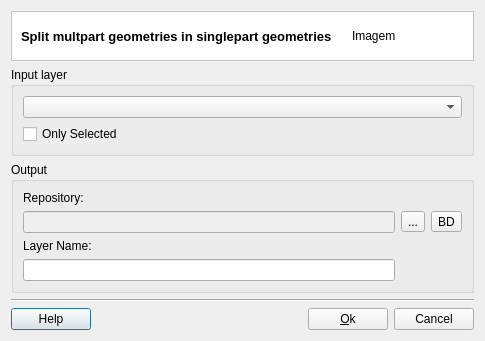
<?xml version="1.0" encoding="UTF-8"?>
<ui version="4.0">
 <class>MultipartToSinglepartDialogForm</class>
 <widget class="QDialog" name="MultipartToSinglepartDialogForm">
  <property name="geometry">
   <rect>
    <x>0</x>
    <y>0</y>
    <width>485</width>
    <height>320</height>
   </rect>
  </property>
  <property name="windowTitle">
   <string>Multipart To Singlepart</string>
  </property>
  <layout class="QGridLayout" name="gridLayout_6">
   <item row="0" column="0">
    <widget class="QFrame" name="frame_2">
     <property name="styleSheet">
      <string notr="true">QWidget { background: white }</string>
     </property>
     <property name="frameShape">
      <enum>QFrame::StyledPanel</enum>
     </property>
     <property name="frameShadow">
      <enum>QFrame::Sunken</enum>
     </property>
     <layout class="QGridLayout" name="gridLayout" columnstretch="1,0">
      <property name="topMargin">
       <number>0</number>
      </property>
      <property name="bottomMargin">
       <number>0</number>
      </property>
      <property name="horizontalSpacing">
       <number>9</number>
      </property>
      <item row="0" column="0">
       <widget class="QLabel" name="m_datasourceTypeTitleLabel">
        <property name="font">
         <font>
          <pointsize>10</pointsize>
          <weight>75</weight>
          <bold>true</bold>
         </font>
        </property>
        <property name="text">
         <string>Split multpart geometries in singlepart geometries</string>
        </property>
       </widget>
      </item>
      <item row="0" column="1">
       <widget class="QLabel" name="m_imgLabel">
        <property name="minimumSize">
         <size>
          <width>112</width>
          <height>48</height>
         </size>
        </property>
        <property name="maximumSize">
         <size>
          <width>48</width>
          <height>48</height>
         </size>
        </property>
        <property name="text">
         <string>Imagem</string>
        </property>
       </widget>
      </item>
     </layout>
    </widget>
   </item>
   <item row="1" column="0">
    <widget class="QGroupBox" name="groupBox">
     <property name="title">
      <string>Input layer</string>
     </property>
     <layout class="QGridLayout" name="gridLayout_5">
      <item row="0" column="0">
       <widget class="QComboBox" name="m_layersComboBox"/>
      </item>
      <item row="1" column="0">
       <layout class="QGridLayout" name="gridLayout_4">
        <item row="0" column="0">
         <widget class="QCheckBox" name="m_onlySelectedCheckBox">
          <property name="enabled">
           <bool>true</bool>
          </property>
          <property name="text">
           <string>Only Selected</string>
          </property>
         </widget>
        </item>
        <item row="0" column="1">
         <spacer name="horizontalSpacer_2">
          <property name="orientation">
           <enum>Qt::Horizontal</enum>
          </property>
          <property name="sizeHint" stdset="0">
           <size>
            <width>40</width>
            <height>20</height>
           </size>
          </property>
         </spacer>
        </item>
       </layout>
      </item>
     </layout>
    </widget>
   </item>
   <item row="2" column="0">
    <widget class="QGroupBox" name="groupBox_2">
     <property name="sizePolicy">
      <sizepolicy hsizetype="Preferred" vsizetype="Preferred">
       <horstretch>0</horstretch>
       <verstretch>0</verstretch>
      </sizepolicy>
     </property>
     <property name="title">
      <string>Output</string>
     </property>
     <layout class="QGridLayout" name="gridLayout_3">
      <item row="0" column="0">
       <widget class="QLabel" name="label_4">
        <property name="text">
         <string>Repository:</string>
        </property>
       </widget>
      </item>
      <item row="1" column="0">
       <widget class="QLineEdit" name="m_repositoryLineEdit">
        <property name="enabled">
         <bool>false</bool>
        </property>
       </widget>
      </item>
      <item row="1" column="1">
       <widget class="QToolButton" name="m_targetFileToolButton">
        <property name="minimumSize">
         <size>
          <width>0</width>
          <height>0</height>
         </size>
        </property>
        <property name="text">
         <string>...</string>
        </property>
       </widget>
      </item>
      <item row="1" column="2">
       <widget class="QToolButton" name="m_targetDatasourceToolButton">
        <property name="minimumSize">
         <size>
          <width>0</width>
          <height>0</height>
         </size>
        </property>
        <property name="text">
         <string>BD</string>
        </property>
       </widget>
      </item>
      <item row="2" column="0">
       <widget class="QLabel" name="label_3">
        <property name="text">
         <string>Layer Name:</string>
        </property>
       </widget>
      </item>
      <item row="3" column="0">
       <widget class="QLineEdit" name="m_newLayerNameLineEdit">
        <property name="readOnly">
         <bool>false</bool>
        </property>
       </widget>
      </item>
     </layout>
    </widget>
   </item>
   <item row="3" column="0">
    <layout class="QGridLayout" name="gridLayout_12">
     <item row="0" column="0">
      <widget class="Line" name="line_2">
       <property name="orientation">
        <enum>Qt::Horizontal</enum>
       </property>
      </widget>
     </item>
     <item row="1" column="0">
      <layout class="QGridLayout" name="gridLayout_2">
       <item row="0" column="0">
        <widget class="te::qt::widgets::HelpPushButton" name="m_helpPushButton">
         <property name="text">
          <string>Help</string>
         </property>
        </widget>
       </item>
       <item row="0" column="1">
        <spacer name="horizontalSpacer">
         <property name="orientation">
          <enum>Qt::Horizontal</enum>
         </property>
         <property name="sizeHint" stdset="0">
          <size>
           <width>40</width>
           <height>20</height>
          </size>
         </property>
        </spacer>
       </item>
       <item row="0" column="2">
        <widget class="QPushButton" name="m_okPushButton">
         <property name="text">
          <string>&amp;Ok</string>
         </property>
        </widget>
       </item>
       <item row="0" column="3">
        <widget class="QPushButton" name="m_cancelPushButton">
         <property name="text">
          <string>Cancel</string>
         </property>
        </widget>
       </item>
      </layout>
     </item>
    </layout>
   </item>
  </layout>
 </widget>
 <customwidgets>
  <customwidget>
   <class>te::qt::widgets::HelpPushButton</class>
   <extends>QPushButton</extends>
   <header>terralib/qt/widgets/help/HelpPushButton.h</header>
  </customwidget>
 </customwidgets>
 <resources/>
 <connections/>
</ui>
